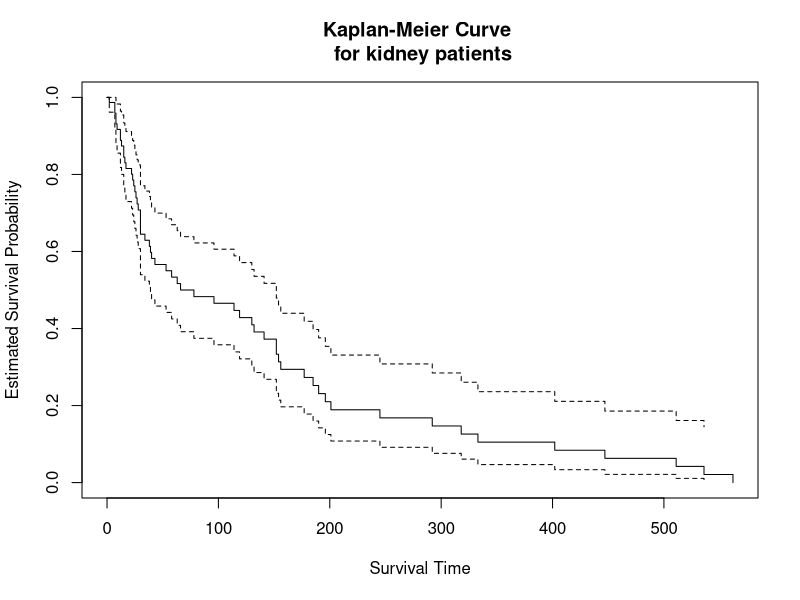
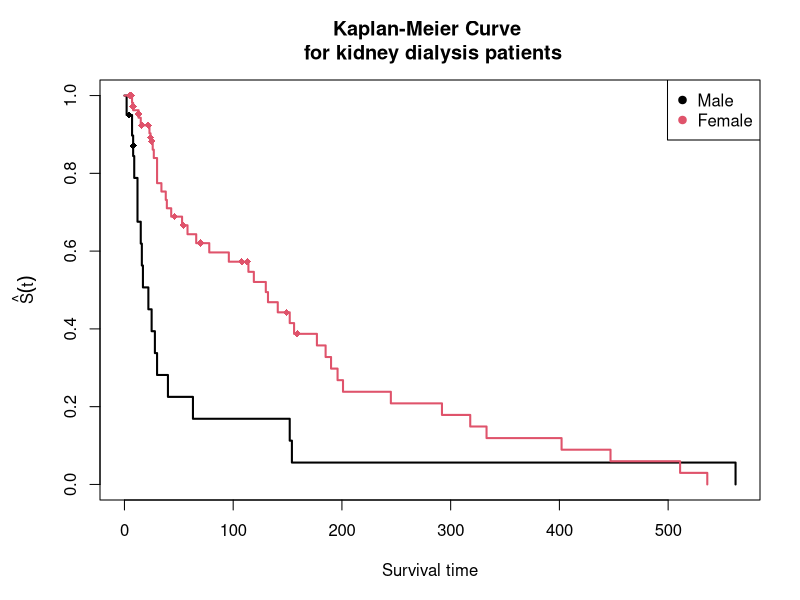
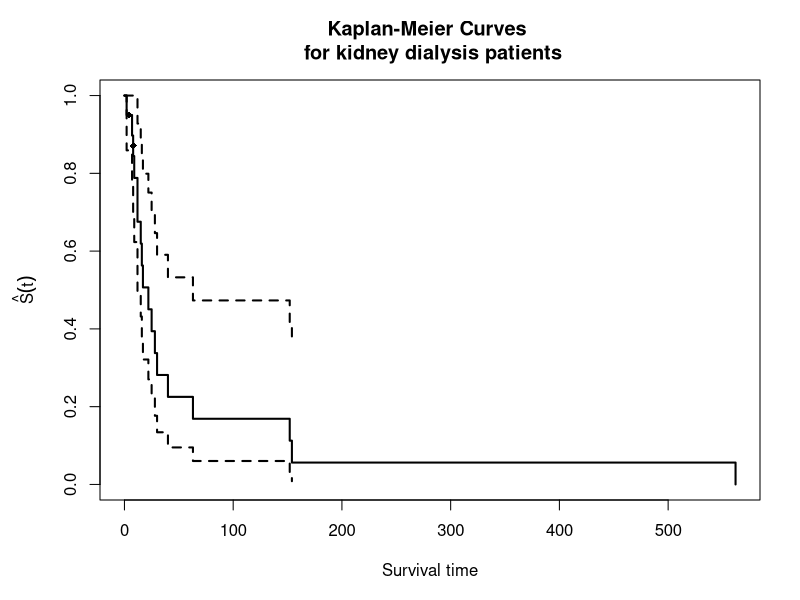
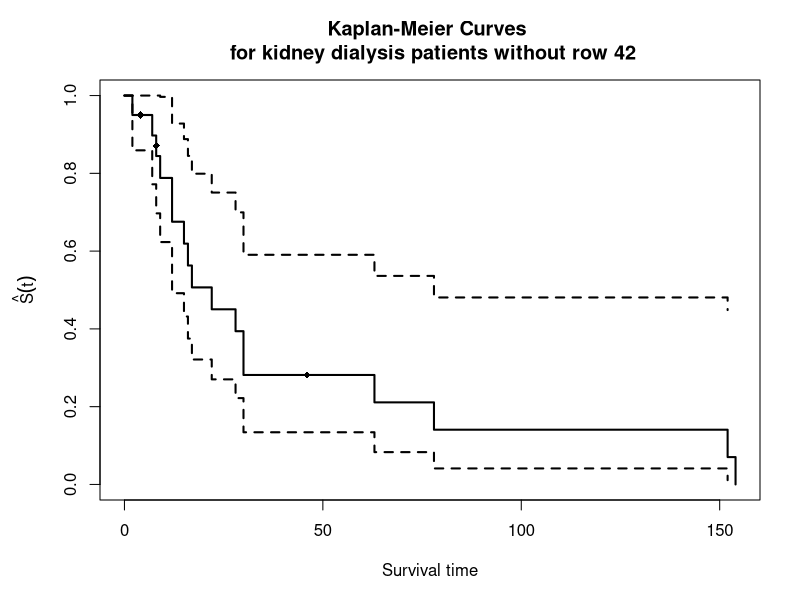
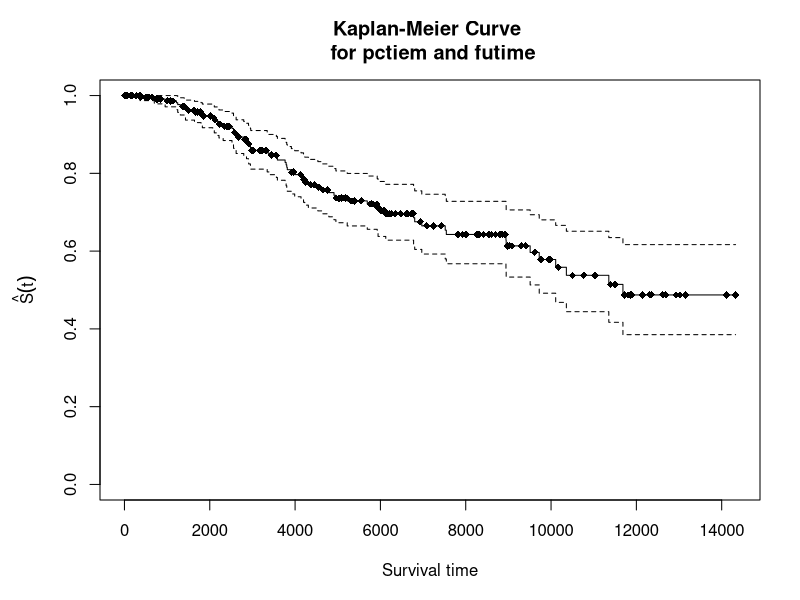
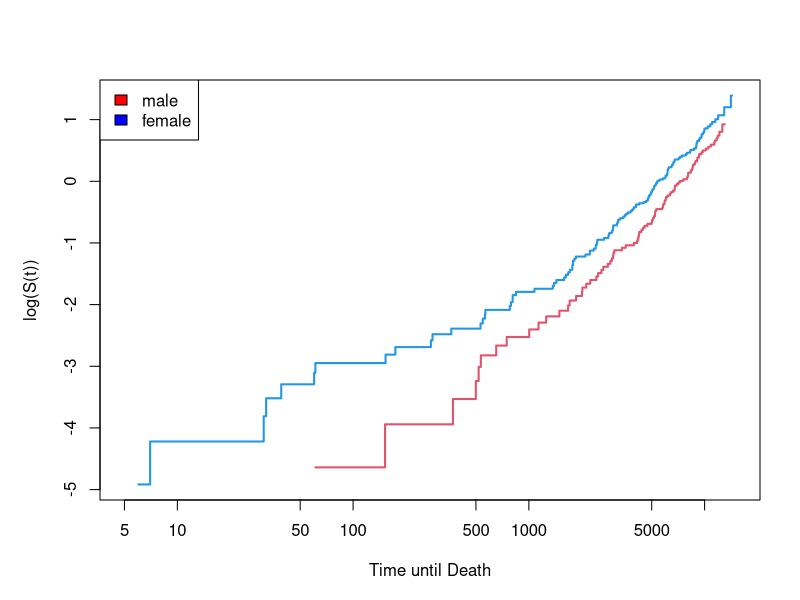
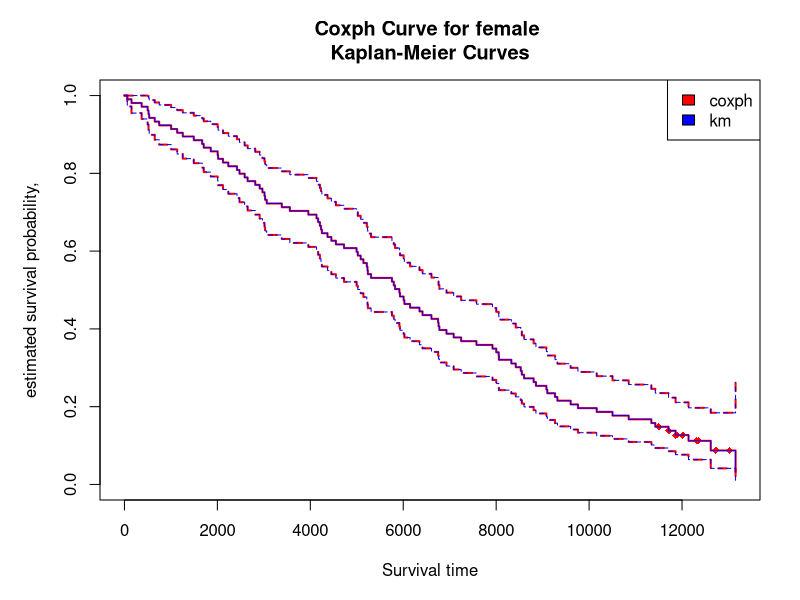

Write R code to recreate these figures, in order.
## ---- chunk 1
knitr::opts_chunk$set(echo = TRUE)
## ---- chunk 2
#install.packages("survival")
library(survival)
data(kidney)
kidney.surv <- Surv(kidney$time,kidney$status)
kidney.fit = survfit(Surv(kidney$time,kidney$status)~1,data=kidney)
plot(kidney.fit,xlab="Survival Time",ylab="Estimated Survival Probability",main="Kaplan-Meier Curve \n for kidney patients" )
## ---- chunk 3
survdiff(Surv(time,status)~sex, data=kidney)
## ---- chunk 4
sexkm = survfit(kidney.surv~sex,data=kidney)
par(mar=c(5,5,4,2))
plot(sexkm,xlab="Survival time",ylab = expression(hat(S)(t)),lwd=2, col=1:2, mark.time = TRUE,mark=18,main="Kaplan-Meier Curve \n for kidney dialysis patients")
legend("topright",legend=c("Male","Female"),col=1:2,pch=rep(19,2))
## ---- chunk 5
#Use compare the two treatment groups (without considering covariates).
cox0<-coxph(Surv(kidney$time,kidney$status)~sex, data = kidney)
cox0
(exp(confint(cox0,level = 0.95)))
## ---- chunk 6

kidney.male=survfit(Surv(time,status)~1,subset = (kidney$sex==1),data=kidney)
par(mar=c(5,5,4,2))
plot(kidney.male,main="Kaplan-Meier Curves \n for kidney dialysis patients",xlab="Survival time", ylab=expression(hat(S)(t)),lwd=2, mark.time = TRUE,mark=18)
## ---- chunk 7
kidney.42<-kidney[-c(42),]
kidney.42fit<-survfit(Surv(time,status)~1,subset=(kidney.42$sex==1),data=kidney)
par(mar=c(5,5,4,2))
plot(kidney.42fit,main="Kaplan-Meier Curves \n for kidney dialysis patients without row 42",xlab="Survival time", ylab=expression(hat(S)(t)),lwd=2, mark.time = TRUE,mark=18)
## ---- chunk 8
#install.packages("survival")
library(survival)
data("mgus")
mgus.futime<-mgus$futime
mgus.death<-mgus$death
mgus.surv<-Surv(mgus.futime,mgus.death)
cox2 <- coxph(Surv(futime,death)~sex,data=mgus)
cox2
## ---- chunk 9
cox1 <- coxph(Surv(futime,death)~age+alb+creat+hgb+mspike+sex,data=mgus)
cox1
## ---- chunk 10
coxph(mgus.surv~mgus$age+mgus$alb+mgus$creat+mgus$mspike,data=mgus)
coxph(mgus.surv~mgus$age+mgus$alb+mgus$creat,data=mgus)
## ---- chunk 11
(coxph(mgus.surv~mgus$age+mgus$alb+mgus$creat+mgus$hgb+mgus$mspike, data=mgus))
## ---- chunk 12
(coxph(mgus.surv~mgus$age+mgus$creat,data=mgus))
## ---- chunk 13
head(mgus)
mgus$newtime <-mgus$pctime
mgus$newtime[is.na(mgus$pctime)==TRUE]<-mgus$futime[is.na(mgus$pctime)==TRUE]
mgus$nevent[is.na(mgus$pctime)==TRUE]<-0
mgus$nevent[is.na(mgus$pctime)==FALSE]<-1
mgusnew.fit = survfit(Surv(mgus$newtime,mgus$nevent)~1,data=mgus)
plot(mgusnew.fit,main="Kaplan-Meier Curve \n for pctiem and futime", xlab="Survival time",ylab = expression(hat(S)(t)),mark.time=TRUE, mark=18)

## ---- chunk 14
cox3 <- coxph(Surv(newtime,nevent)~mspike,data=mgus)
cox3
## ---- chunk 15
cox4 <- coxph(Surv(newtime,nevent)~mspike+sex+age+alb+creat+hgb,data=mgus)
cox4
## ---- chunk 16
mgus.surv <- Surv(mgus.futime,mgus.death)

mgus.fits<-survfit(Surv(mgus.futime,mgus.death)~sex,data=mgus)
plot(mgus.fits,lwd=2,col=c(2,4), xlim=c(5,15000),
fun="cloglog",xlab="Time until Death",ylab="log(S(t))")

legend('topleft',c("male","female"),fill = c("red","blue"))
## ---- chunk 17
mgus.female.cox<-survfit(coxph(Surv(mgus$futime,mgus$death)~mgus$sex,subset=(mgus$sex=="female")))
#coxph curve for females
plot(mgus.female.cox,main="Coxph Curve for female \n Kaplan-Meier Curves ",xlab="Survival time", ylab="estimated survival probability,",lwd=2, mark.time = TRUE,mark=18,col='red')

#km curve
mgus.female.km<-survfit(coxph(Surv(mgus$futime,mgus$death)~1,subset=(mgus$sex=="female")))
lines(mgus.female.km,col='blue')
legend('topright',c("coxph","km"),fill=c("red","blue"))
## ---- chunk 18

cox.zph(coxph(mgus.surv~mgus$sex,data=mgus))
